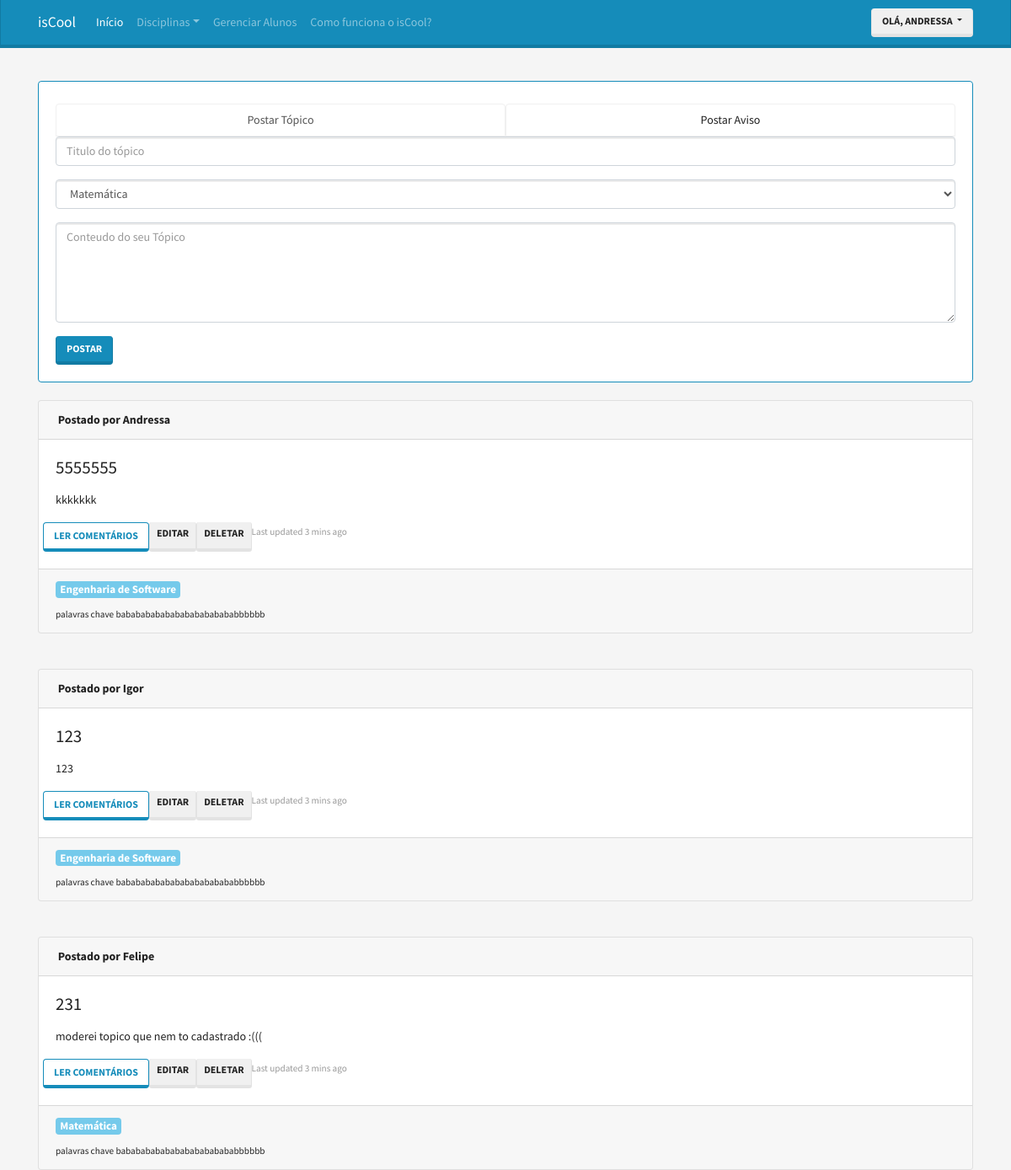
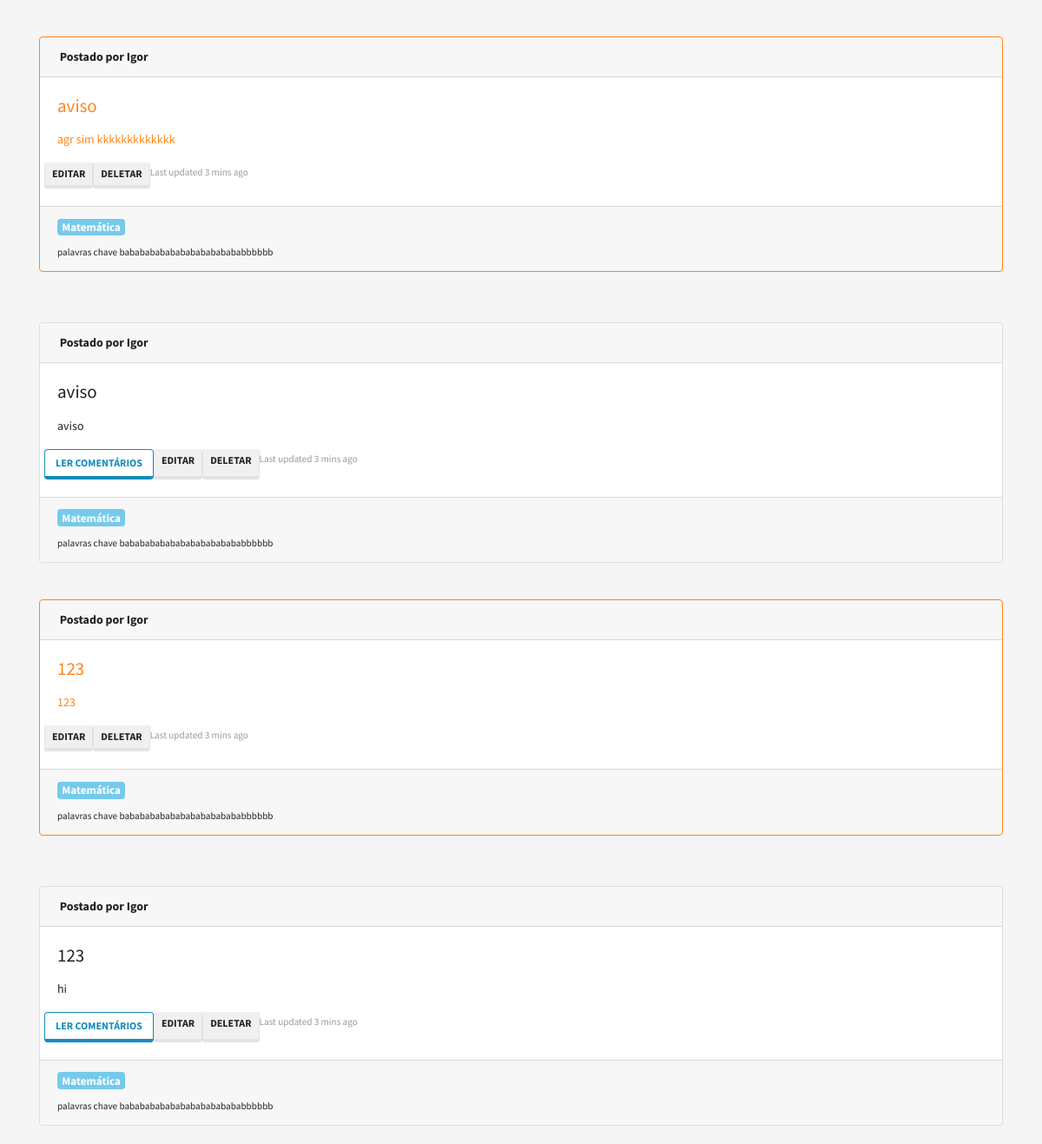
Page / (signed in) on the earlier database version (2 pictures, top to bottom).
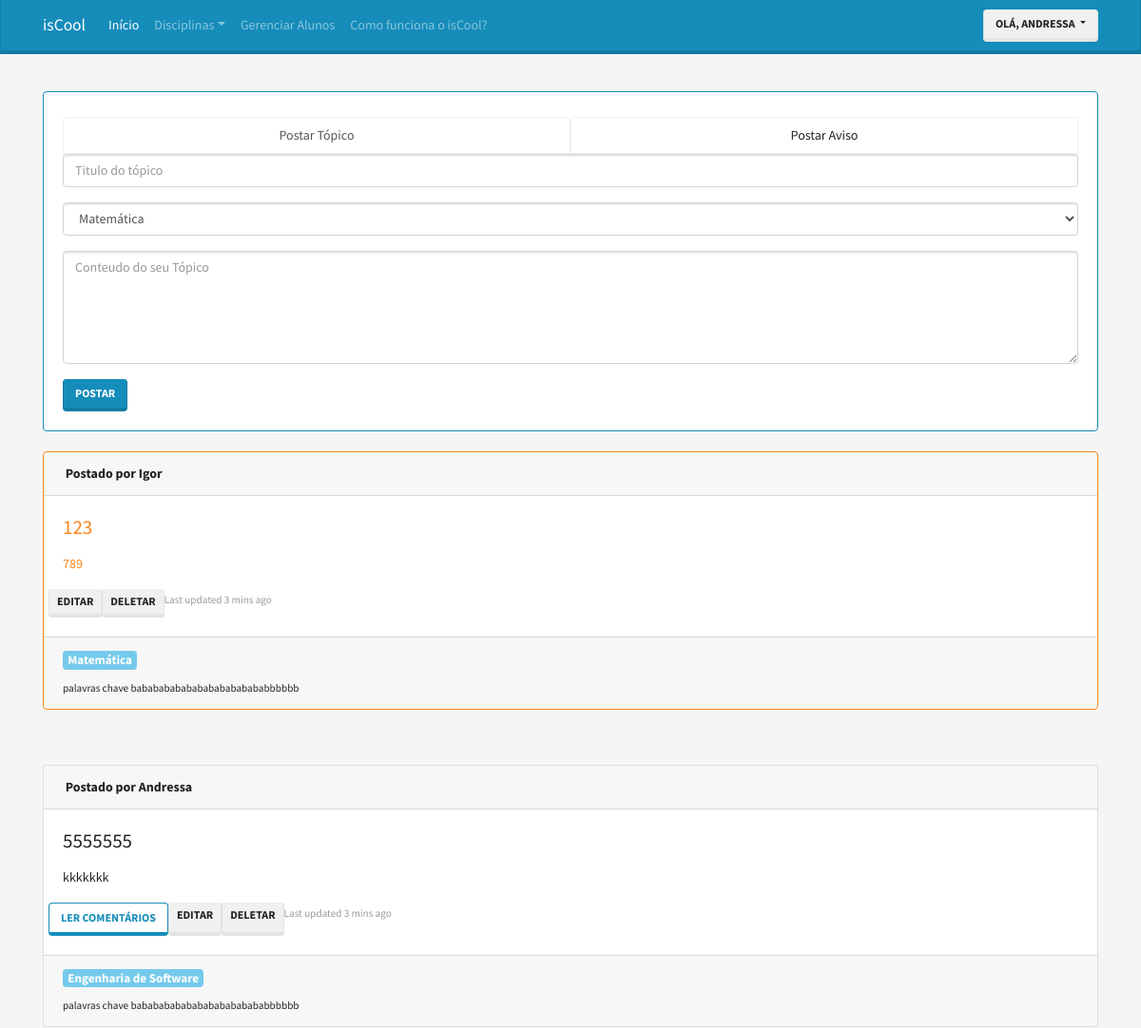
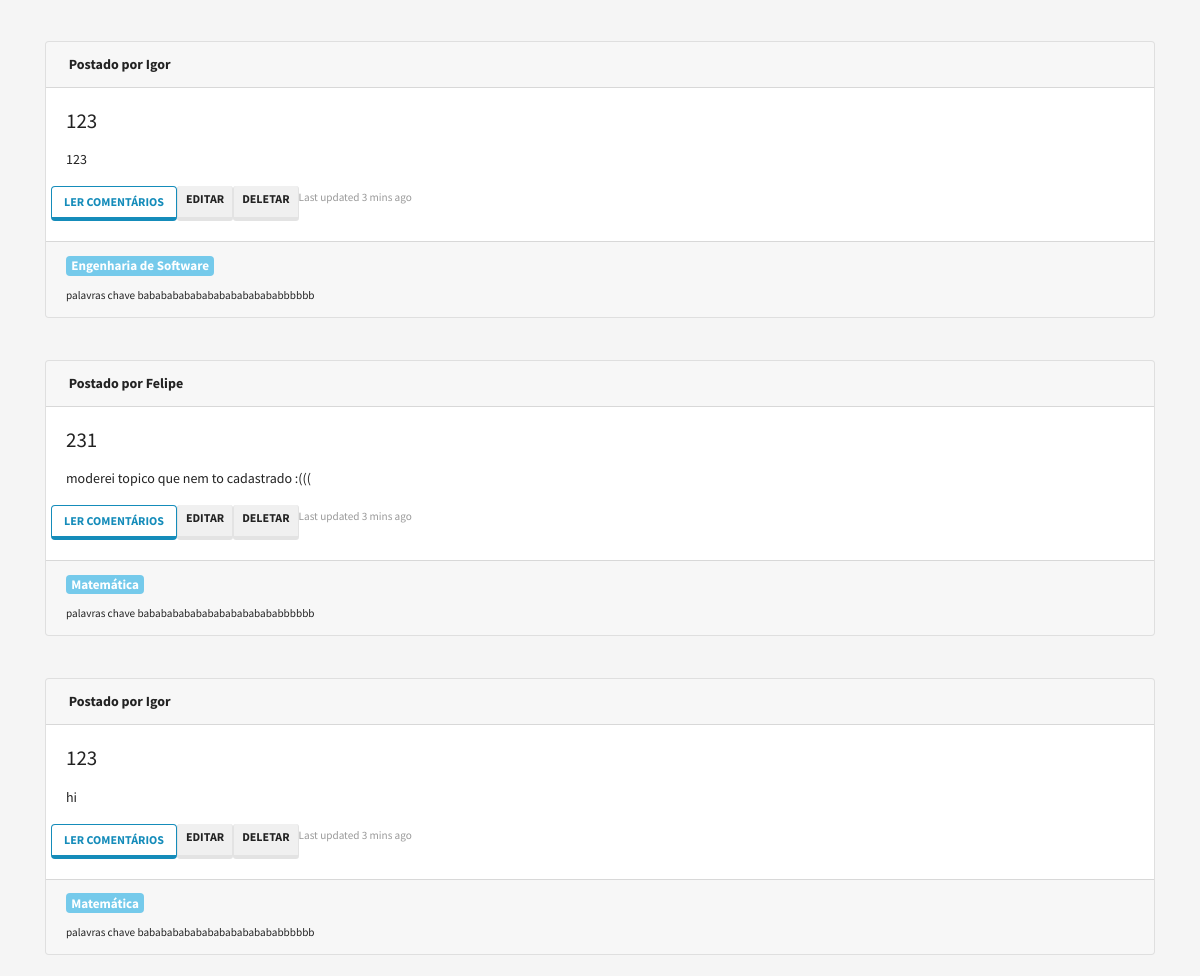
Same page on the later database version (2 pictures, top to bottom).
### post/models.py (models this page shows)
class Topic(models.Model):
    title = models.CharField('Título', max_length=100)
    content = models.TextField('Conteúdo')
    created = models.DateTimeField('Criado em', auto_now_add=True)
    modified = models.DateTimeField('Modificado em', auto_now=True)
    discipline = models.ForeignKey('discipline.Discipline', verbose_name='Disciplina', on_delete=models.DO_NOTHING)
    is_warning = models.BooleanField('Aviso', default=False)
    author = models.ForeignKey('accounts.User', verbose_name='Autor', on_delete=models.DO_NOTHING)
    class Meta:
        verbose_name = 'Tópico'
        verbose_name_plural = 'Tópicos'
        ordering = ['-created']
    def __str__(self):
        return self.title

### accounts/models.py (models this page shows, shortened)
class User(AbstractBaseUser, PermissionsMixin):
    username = models.CharField(
        'Apelido / Usuário', max_length=30, unique=True, validators=[
            validators.RegexValidator(
                re.compile('^[\w.@+-]+$'),
                'Informe um nome de Usuário Válido. '
                'Este valor deve conter apenas letras e números.'
                'e os caracteres: @/./+/-/_.'
                , 'invalid'
            )
        ], help_text='Um nome curto que será usado para identificá-lo de forma única na plataforma'
    )
    name = models.CharField('Nome', max_length=100, blank=True)
    email = models.EmailField('E-mail',unique=True)
    is_staff = models.BooleanField('Equipe', default=False)
    is_active = models.BooleanField('Ativo', default=True)
    date_joined = models.DateTimeField('Data de Entrada', auto_now_add=True)
    is_student = models.BooleanField('Aluno', default=False)
    is_moderator = models.BooleanField('Moderador', default=False)
    is_teacher = models.BooleanField('Professor', default=False)
    avatar = models.ImageField('Avatar', upload_to='avatars', blank='true', default='avatars/user.png')
    USERNAME_FIELD = 'username'
    REQUIRED_FIELDS = ['email']
    objects = UserManager()
    class Meta:
        verbose_name = 'Usuário'
        verbose_name_plural = 'Usuários'
    def __str__(self):
        return self.name or self.username
    def get_short_name(self):
        return str(self).split(" ")[0]

### discipline/models.py (models this page shows)
class Discipline(models.Model):
    teacher = models.ForeignKey('accounts.User', verbose_name='Professor(a)', on_delete=models.DO_NOTHING)
    name = models.CharField('Nome', max_length=25)
    description = models.TextField('Descição')
    class Meta:
        verbose_name = 'Disciplina'
        verbose_name_plural = 'Disciplinas'
    def __str__(self):
        return self.name

### post/forms.py
class ReplyForm(forms.ModelForm):
    class Meta:
        model = Reply
        fields = '__all__'

class TopicForm(forms.ModelForm):
    class Meta:
        model = Topic
        fields = '__all__'

### core/views.py (called while the page is built)
    def __call__(self, request, sucess=False ):
        formReply = ReplyForm()
        formTopic = TopicForm()
        context = {
            'topics': Topic.objects.all(),
            'replies': Reply.objects.all(),
            'disciplines': Discipline.objects.all(),
            'registers': RegisterStudent.objects.all(),
            'formReply': formReply,
            'formTopic': formTopic,
            'sucess': sucess,
        }
        return render(request, 'index.html', context)

### core/templates/index.html (shortened to what this page needs)
{% extends "base.html" %}
{% load widget_tweaks %}
{% load thumbnail %}
{% block container %}
  <div class="container margin-top">
    <div class="card border-primary">
      <div class="card-body">
        <ul class="nav nav-tabs nav-justified" role="tablist">
          <li class="nav-item">
            <a class="nav-link active" id="home-tab" data-toggle="tab" href="#postar_topico" role="tab" aria-controls="home" aria-selected="true">Postar Tópico</a>
          </li>
          {% if user.is_teacher == True %}
            <li class="nav-item">
              <a class="nav-link" id="profile-tab" data-toggle="tab" href="#postar_aviso" role="tab" aria-controls="profile" aria-selected="false">Postar Aviso</a>
            </li>
          {% endif %}
        </ul>
        <div class="tab-content">
          <div class="tab-pane fade show active" id="postar_topico" role="tabpanel" >
            <form class="" action="{% url 'post:newTopic' %}" method="post">
              {% with WIDGET_ERROR_CLASS='my_error' WIDGET_REQUIRED_CLASS='my_required' %}
              <div class="form-group">
                {% render_field formTopic.title class='form-control' placeholder='Titulo do tópico' %}
              </div>
              <div class="form-group">
                <select id="id_discipline" name="discipline" class="form-control">
                  {% for discipline in disciplines %}
                    {% if discipline.teacher == user  %}
                      <option value="{{discipline.id }}">{{discipline.name}}</option>
                    {% endif %}
                    {% endfor %}
                </select>
              </div>
              <div class="form-group">
                {% render_field formTopic.content class='form-control' rows="5" cols="20" placeholder='Conteudo do seu Tópico' %}
              </div>
              {% endwith %}
              <button type="submit" class="btn btn-primary">Postar</button>
            </form>
          </div>
        </div>
        </div>
      </div>
  </div>
{% for topic in topics  %}
    {% if topic.discipline.teacher == user %}
      {% include "posts.html" %}
    {% endif %}
{% endfor %}
{% endblock %}

### core/templates/posts.html (shortened to what this page needs)
{% load widget_tweaks %}
{% load thumbnail %}
<br>
<div class="container">
  <div class="{% if topic.is_warning == True %}card border-warning mb-3{% else %}card{% endif %}">
    <div class="card-header font-weight-bold">
      Postado por {{topic.author.get_short_name}}
    </div>
    <div class="{% if topic.is_warning == True %}card-body text-warning{% else %}card-body{% endif %}">
      <h4 class="card-title">{{topic.title}}</h4>
      <div class="card-text"><p class="lead"> {{ topic.content|linebreaks }} </p></div>
      <div class="row">
        {% if topic.is_warning == False %}
          <button type="button" class="btn btn-outline-primary display-2" data-toggle="modal" data-target="#modal{{topic.id}}">Ler Comentários</button>
        {% endif %}
        {% if topic.author == request.user or user == register.student and register.status == 3  and register.discipline == topic.discipline or topic.discipline.teacher == user %}
        <a class="btn btn-secondary btn-sm" href="{% url 'post:editTopic' topic.id %}" role="button">Editar</a>
        <a class="btn btn-secondary btn-sm" href="{% url 'post:deleteTopic' topic.id %}" role="button">Deletar</a>
        <p class="card-text text-right"><small class="text-muted">Last updated 3 mins ago</small></p>
        {% endif %}
      </div>
    </div>
    <div class="card-footer ">
      <h5><a href="#" class="badge badge-info">{{ topic.discipline }}</a></h5>
      <small>palavras chave bababababababababababababbbbbb</small>
    </div>
  </div>
</div>
<br>

Differences in the rows shown:
removed Topic: author.get_short_name "Igor", title "aviso", content "agr sim kkkkkkkkkkkkk", shows "EDITAR", discipline "Matemática", is_warning True (drawn)
removed Topic: author.get_short_name "Igor", title "aviso", content "aviso", shows "EDITAR", discipline "Matemática"
removed Topic: author.get_short_name "Igor", title "123", content "123", shows "EDITAR", discipline "Matemática", is_warning True (drawn)
added Topic: author.get_short_name "Igor", title "123", content "789", shows "EDITAR", discipline "Matemática", is_warning True (drawn)
